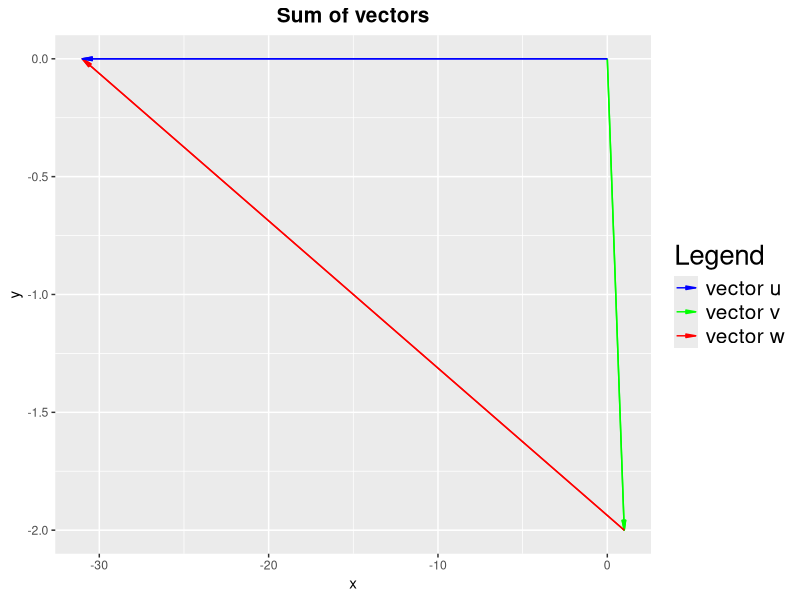
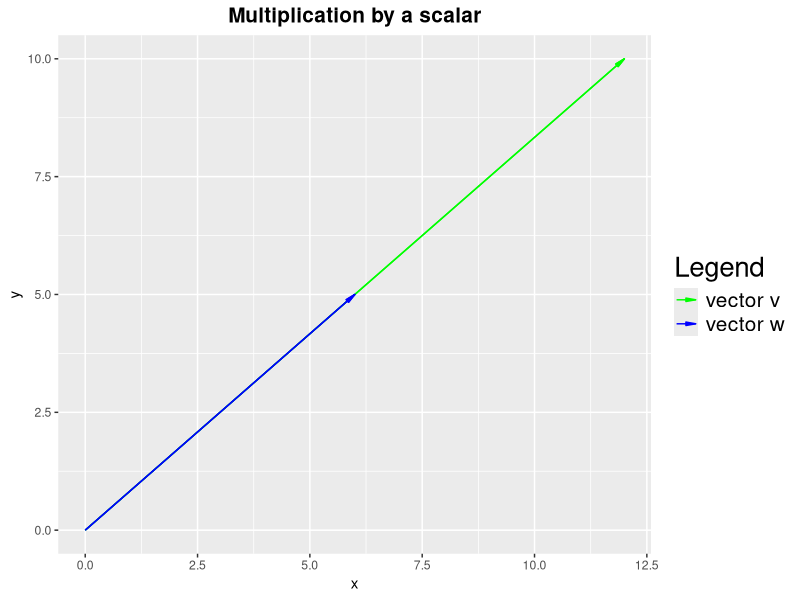
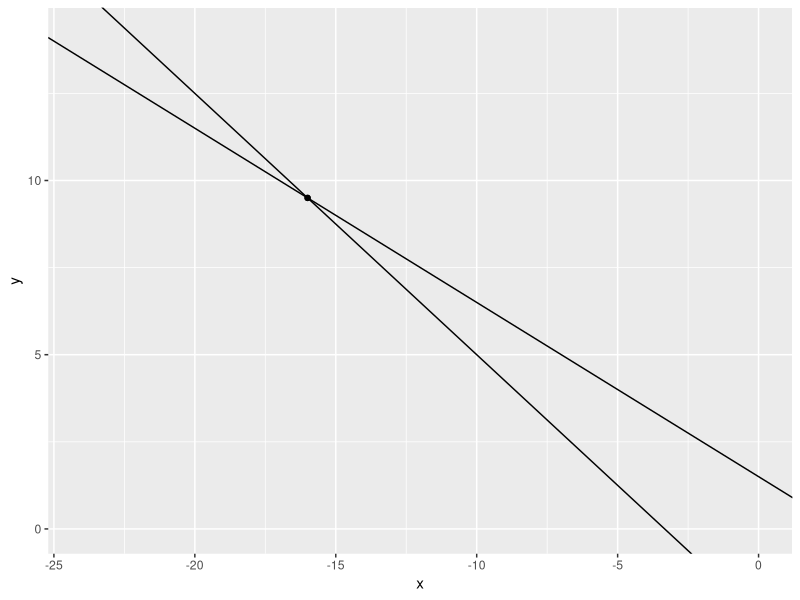
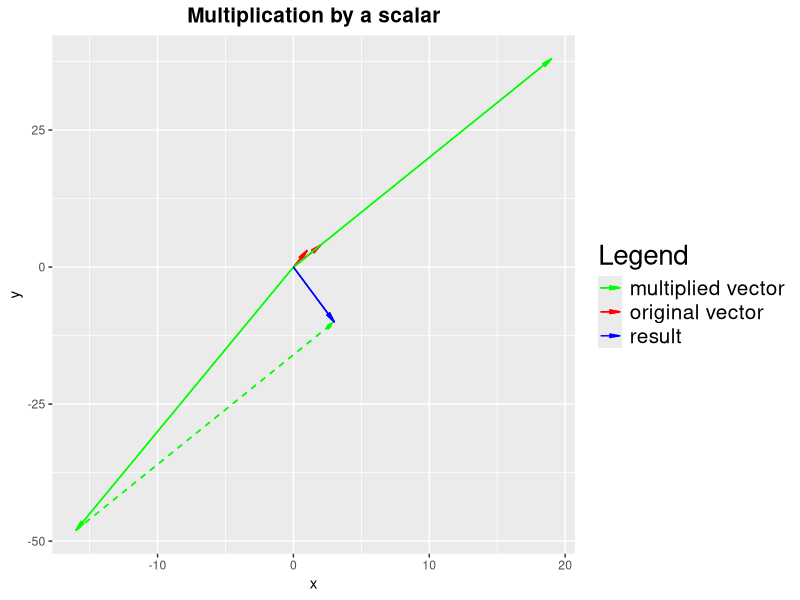
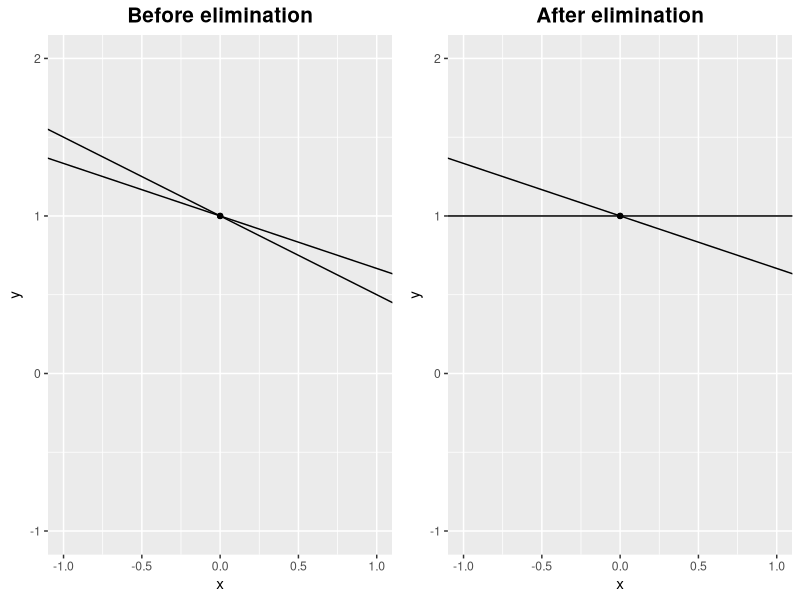

Generate these figures, in order, with R:
## ---- chunk 1
knitr::opts_chunk$set(echo = TRUE)
## ---- chunk 2
library(ggplot2)
v <- c(1,-2)
w <- c(-32,2)
u <- v+w

arrow = arrow(angle = 10, type = "closed", length = unit(0.10, "inches"), ends = "last")
cols <- c("vector v"="green", "vector w"="red", "vector u"="blue" )
data = data.frame(rbind(c(0,0),v,v,(v+w),c(0,0),u))

ggplot(data=NULL) +
  geom_segment(data=data[1:2,], aes(x=X1[1], y=X2[1], xend=X1[2], yend=X2[2],color="vector v"), arrow = arrow) +
  geom_segment(data=data[3:4,], aes(x=X1[1], y=X2[1], xend=X1[2], yend=X2[2],color="vector w"), arrow = arrow) +
  geom_segment(data=data[5:6,], aes(x=X1[1], y=X2[1], xend=X1[2], yend=X2[2],color="vector u"), arrow = arrow) +
  scale_colour_manual(name="Legend",values=cols) +
  ggtitle("Sum of vectors") +
  xlab("x") + 
  ylab("y") +
  theme(plot.title = element_text(hjust=0.5, face="bold", size="15"),
        legend.title = element_text(size = 20),
        legend.text = element_text(size = 15))
## ---- chunk 3
v <- c(6,5)
a <- 2
w <- a*v

cols <- c("vector v"="green", "vector w"="blue")
data = data.frame(rbind(c(0,0), w, c(0,0), v))

ggplot(data=NULL) +
  geom_segment(data=data[1:2,], aes(x=X1[1], y=X2[1], xend=X1[2], yend=X2[2],color="vector v"), arrow = arrow) +
  geom_segment(data=data[3:4,], aes(x=X1[1], y=X2[1], xend=X1[2], yend=X2[2],color="vector w"), arrow = arrow) +
  scale_colour_manual(name="Legend",values=cols) +
  ggtitle("Multiplication by a scalar") +
  xlab("x") + 
  ylab("y") +
  theme(plot.title = element_text(hjust=0.5, face="bold", size="15"),
        legend.title = element_text(size = 20),
        legend.text = element_text(size = 15))
## ---- chunk 4
A = cbind(c(1,3), c(2,4))
b = c(3,-10)

if(det(A)!=0){
    x = solve(A,b)
} 

ggplot(data=data.frame(rbind(v,w))) +
  scale_x_continuous(name="x", limits=c(min(x[1],0)*1.5,max(x[1],0)*1.5)) +
  scale_y_continuous(name="y", limits=c(min(x[2],0)*1.5,max(x[2],0)*1.5)) +
  geom_abline(slope=-(A[1,1]/A[1,2]), intercept=b[1]/A[1,2]) +
  geom_abline(slope=-(A[2,1]/A[2,2]), intercept=b[2]/A[2,2]) +
  geom_point(aes(x=x[1], y=x[2]))
## ---- chunk 5
a_1 <- c(A[1,1],A[2,1])
a_2 <- c(A[1,2],A[2,2])

if(det(A) != 0){
    a_1_comb <- a_1*x[1]
    a_2_comb <- a_2*x[2]
    u = a_1_comb + a_2_comb
}

cols <- c("original vector"="red", "multiplied vector"="green", "result"="blue")
data = data.frame(rbind(c(0,0), a_1, c(0,0), a_2, c(0,0), a_1_comb, c(0,0), 
                        a_2_comb, a_1_comb, (a_1_comb+a_2_comb), c(0,0), u))

ggplot(data=NULL) +
  geom_segment(data=data[1:2,], aes(x=X1[1], y=X2[1], xend=X1[2], yend=X2[2],
                                    color="original vector"), arrow = arrow) +
  geom_segment(data=data[3:4,], aes(x=X1[1], y=X2[1], xend=X1[2], yend=X2[2],
                                    color="original vector"), arrow = arrow) +
  geom_segment(data=data[5:6,], aes(x=X1[1], y=X2[1], xend=X1[2], yend=X2[2], 
                                    color="multiplied vector"), arrow = arrow) +
  geom_segment(data=data[7:8,], aes(x=X1[1], y=X2[1], xend=X1[2], yend=X2[2],
                                    color="multiplied vector"), arrow = arrow) +
  geom_segment(data=data[9:10,], aes(x=X1[1], y=X2[1], xend=X1[2], yend=X2[2],
                                     color="multiplied vector"), arrow = arrow, lty="dashed") +
  geom_segment(data=data[11:12,], aes(x=X1[1], y=X2[1], xend=X1[2], yend=X2[2],
                                    color="result"), arrow = arrow) +
  scale_colour_manual(name="Legend",values=cols) +
  ggtitle("Multiplication by a scalar") +
  xlab("x") + 
  ylab("y") +
  theme(plot.title = element_text(hjust=0.5, face="bold", size="15"),
        legend.title = element_text(size = 20),
        legend.text = element_text(size = 15))


## ---- chunk 6
library(matrixcalc)

#adapts the size of the plot
options(repr.plot.width=16, repr.plot.height=6)

A = cbind(c(1,2), c(3,4))
b = c(3,4)

x = solve(A,b)

U = lu.decomposition(A)$U
L = lu.decomposition(A)$L

c = solve(L,b)
x = solve(U,c)

x_lim = c(min(x[1],0)-1,max(x[1],0)+1)
y_lim = c(min(x[2],0)-1,max(x[2],0)+1)

p1 <- ggplot(data=data.frame(rbind(v,w))) +
  scale_x_continuous(name="x", limits=x_lim) +
  scale_y_continuous(name="y", limits=y_lim) +
  geom_abline(slope=-(A[1,1]/A[1,2]), intercept=b[1]/A[1,2]) +
  geom_abline(slope=-(A[2,1]/A[2,2]), intercept=b[2]/A[2,2]) +
  geom_point(aes(x=x[1], y=x[2])) +
  ggtitle("Before elimination") +
  theme(plot.title = element_text(hjust=0.5, face="bold", size="15"))

p2 <- ggplot(data=data.frame(rbind(v,w))) +
  scale_x_continuous(name="x", limits=x_lim) +
  scale_y_continuous(name="y", limits=y_lim) +
  geom_abline(slope=-(U[1,1]/U[1,2]), intercept=c[1]/U[1,2]) +
  geom_abline(slope=-(U[2,1]/U[2,2]), intercept=c[2]/U[2,2]) +
  geom_point(aes(x=x[1], y=x[2])) +
  ggtitle("After elimination") +
  theme(plot.title = element_text(hjust=0.5, face="bold", size="15"))

cowplot::plot_grid(p1, p2, labels = c("",""))
